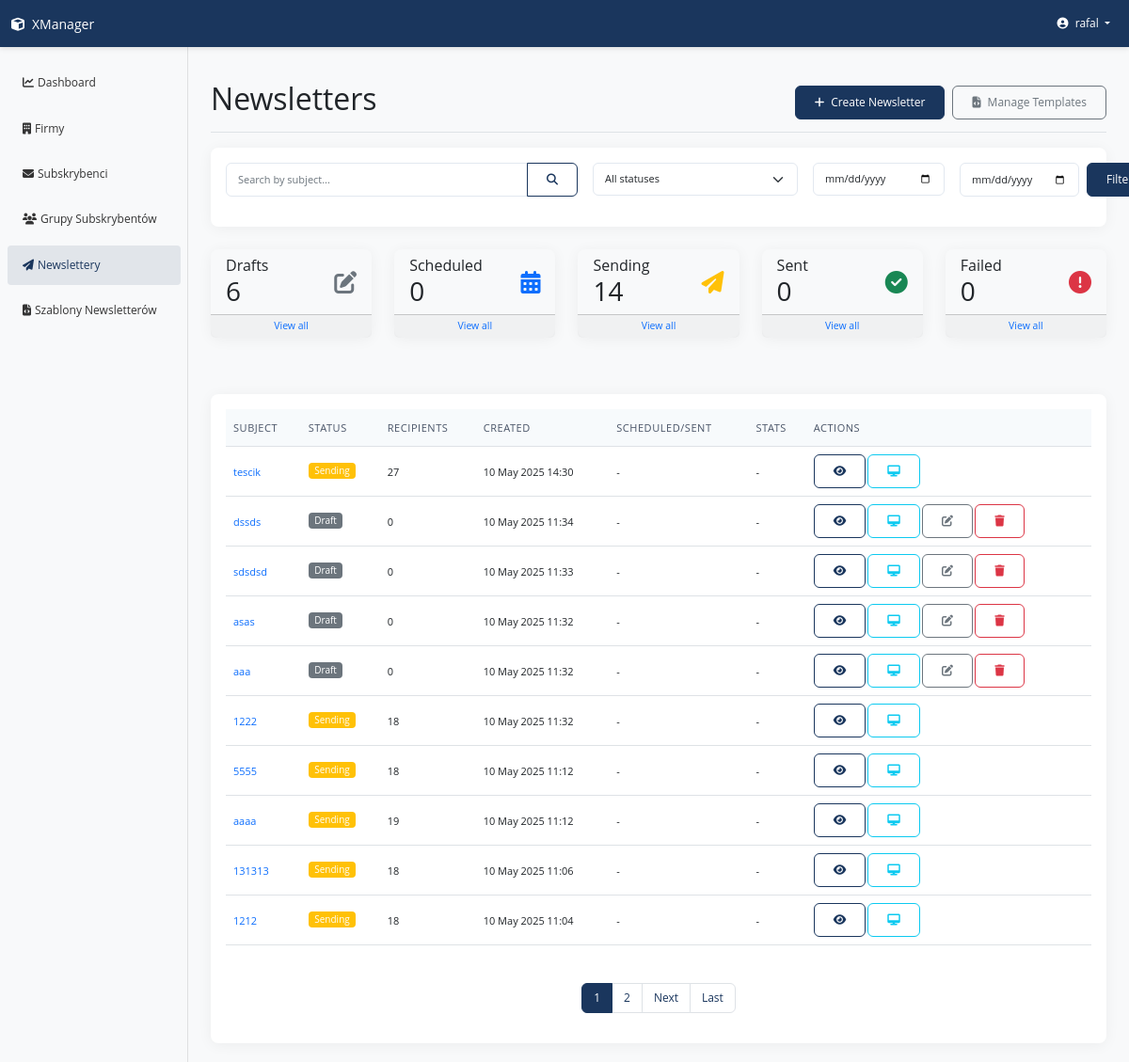
The page /newsletter/ (signed in) on the database its author committed.
### apps/newsletter/models.py (models this page shows, shortened)
class Newsletter(CoreModel):
    STATUS_CHOICES = (
        ('draft', 'Draft'),
        ('scheduled', 'Scheduled'),
        ('sending', 'Sending'),
        ('sent', 'Sent'),
        ('failed', 'Failed'),
    )
    subject = models.CharField(max_length=255, verbose_name="Subject")
    slug = models.SlugField(max_length=255, unique=True,
                            blank=True, verbose_name="Slug")
    content = models.TextField(verbose_name="Content")
    template = models.ForeignKey(
        NewsletterTemplate,
        on_delete=models.SET_NULL,
        null=True,
        blank=True,
        related_name="newsletters",
        verbose_name="Template"
    )
    status = models.CharField(
        max_length=20,
        choices=STATUS_CHOICES,
        default='draft',
        verbose_name="Status"
    )
    scheduled_date = models.DateTimeField(
        null=True,
        blank=True,
        verbose_name="Scheduled date"
    )
    sent_date = models.DateTimeField(
        null=True,
        blank=True,
        verbose_name="Sent date"
    )
    subscribers = models.ManyToManyField(
        Subscriber,
        blank=True,
        related_name="received_newsletters",
        verbose_name="Subscribers"
    )
    subscriber_groups = models.ManyToManyField(
        SubscriberGroup,
        blank=True,
        related_name="received_newsletters",
        verbose_name="Subscriber groups"
    )
    total_recipients = models.IntegerField(
        default=0, verbose_name="Total recipients")
    open_count = models.IntegerField(default=0, verbose_name="Open count")
    click_count = models.IntegerField(default=0, verbose_name="Click count")
    tracking_id = models.UUIDField(
        default=uuid.uuid4, editable=False, verbose_name="Tracking ID")
    class Meta:
        verbose_name = "Newsletter"
        verbose_name_plural = "Newsletters"
        ordering = ['-created_at']

### apps/newsletter/views.py (the view)
# urls.py: path('', views.NewsletterListView.as_view(), name='newsletter_list'),
class NewsletterListView(LoginRequiredMixin, ListView):
    model = Newsletter
    template_name = 'newsletter/newsletter_list.html'
    context_object_name = 'newsletters'
    paginate_by = 10
    def get_queryset(self):
        queryset = Newsletter.objects.all()
        subject = self.request.GET.get('subject', '')
        status = self.request.GET.get('status', '')
        date_from = self.request.GET.get('date_from', '')
        date_to = self.request.GET.get('date_to', '')
        if subject:
            queryset = queryset.filter(subject__icontains=subject)
        if status:
            queryset = queryset.filter(status=status)
        if date_from:
            queryset = queryset.filter(created_at__gte=date_from)
        if date_to:
            queryset = queryset.filter(created_at__lte=date_to)
        return queryset.order_by('-created_at')
    def get_context_data(self, **kwargs):
        context = super().get_context_data(**kwargs)
        context['filter_form'] = NewsletterFilterForm(self.request.GET or None)
        context['status_counts'] = {
            'draft': Newsletter.objects.filter(status='draft').count(),
            'scheduled': Newsletter.objects.filter(status='scheduled').count(),
            'sending': Newsletter.objects.filter(status='sending').count(),
            'sent': Newsletter.objects.filter(status='sent').count(),
            'failed': Newsletter.objects.filter(status='failed').count(),
        }
        return context

### templates/newsletter/newsletter_list.html (shortened to what this page needs)
{% extends "base.html" %}
{% load static %}
{% block page_title %}Newsletters{% endblock %}
{% block page_actions %}
    <a href="{% url 'newsletter:newsletter_create' %}" class="btn btn-primary">
        <i class="fas fa-plus me-1"></i> Create Newsletter
    </a>
    <a href="{% url 'newsletter:template_list' %}" class="btn btn-outline-secondary ms-2">
        <i class="fas fa-file-code me-1"></i> Manage Templates
    </a>
{% endblock %}
{% block content %}
    <div class="card mb-4">
        <div class="card-body">
            <form method="get" action="{% url 'newsletter:newsletter_list' %}" class="row g-3">
                <div class="col-md-5">
                    <div class="input-group">
                        <input type="text" class="form-control" name="subject" placeholder="Search by subject..."
                               value="{{ request.GET.subject|default:'' }}">
                        <button class="btn btn-outline-primary" type="submit">
                            <i class="fas fa-search"></i>
                        </button>
                    </div>
                </div>
                <div class="col-md-3">
                    <select name="status" class="form-select">
                        <option value="">All statuses</option>
                    </select>
                </div>
                <div class="col-md-2">
                    <input type="date" class="form-control" name="date_from" placeholder="From date"
                           value="{{ request.GET.date_from|default:'' }}">
                </div>
                <div class="col-md-2">
                    <div class="d-flex">
                        <input type="date" class="form-control" name="date_to" placeholder="To date"
                               value="{{ request.GET.date_to|default:'' }}">
                        <button type="submit" class="btn btn-primary ms-2">Filter</button>
                    </div>
                </div>
            </form>
        </div>
    </div>
    <div class="row mb-4">
        <div class="col">
            <div class="card bg-light">
                <div class="card-body py-2">
                    <div class="d-flex justify-content-between align-items-center">
                        <div>
                            <h6 class="mb-0">Drafts</h6>
                            <h3 class="mb-0">{{ status_counts.draft }}</h3>
                        </div>
                        <i class="fas fa-edit text-muted fa-2x"></i>
                    </div>
                </div>
                <div class="card-footer p-1">
                    <a href="?status=draft" class="small text-decoration-none d-block text-center">View all</a>
                </div>
            </div>
        </div>
        <div class="col">
            <div class="card bg-light">
                <div class="card-body py-2">
                    <div class="d-flex justify-content-between align-items-center">
                        <div>
                            <h6 class="mb-0">Scheduled</h6>
                            <h3 class="mb-0">{{ status_counts.scheduled }}</h3>
                        </div>
                        <i class="fas fa-calendar-alt text-primary fa-2x"></i>
                    </div>
                </div>
                <div class="card-footer p-1">
                    <a href="?status=scheduled" class="small text-decoration-none d-block text-center">View all</a>
                </div>
            </div>
        </div>
        <div class="col">
            <div class="card bg-light">
                <div class="card-body py-2">
                    <div class="d-flex justify-content-between align-items-center">
                        <div>
                            <h6 class="mb-0">Sending</h6>
                            <h3 class="mb-0">{{ status_counts.sending }}</h3>
                        </div>
                        <i class="fas fa-paper-plane text-warning fa-2x"></i>
                    </div>
                </div>
                <div class="card-footer p-1">
                    <a href="?status=sending" class="small text-decoration-none d-block text-center">View all</a>
                </div>
            </div>
        </div>
        <div class="col">
            <div class="card bg-light">
                <div class="card-body py-2">
                    <div class="d-flex justify-content-between align-items-center">
                        <div>
                            <h6 class="mb-0">Sent</h6>
                            <h3 class="mb-0">{{ status_counts.sent }}</h3>
                        </div>
                        <i class="fas fa-check-circle text-success fa-2x"></i>
                    </div>
                </div>
                <div class="card-footer p-1">
                    <a href="?status=sent" class="small text-decoration-none d-block text-center">View all</a>
                </div>
            </div>
        </div>
        <div class="col">
            <div class="card bg-light">
                <div class="card-body py-2">
                    <div class="d-flex justify-content-between align-items-center">
                        <div>
                            <h6 class="mb-0">Failed</h6>
                            <h3 class="mb-0">{{ status_counts.failed }}</h3>
                        </div>
                        <i class="fas fa-exclamation-circle text-danger fa-2x"></i>
                    </div>
                </div>
                <div class="card-footer p-1">
                    <a href="?status=failed" class="small text-decoration-none d-block text-center">View all</a>
                </div>
            </div>
        </div>
    </div>
    <div class="card">
        <div class="card-body">
            {% if newsletters %}
                <div class="table-responsive">
                    <table class="table table-hover">
                        <thead>
                            <tr>
                                <th>Subject</th>
                                <th>Status</th>
                                <th>Recipients</th>
                                <th>Created</th>
                                <th>Scheduled/Sent</th>
                                <th>Stats</th>
                                <th>Actions</th>
                            </tr>
                        </thead>
                        <tbody>
                            {% for newsletter in newsletters %}
                                <tr>
                                    <td>
                                        <a href="{% url 'newsletter:newsletter_detail' slug=newsletter.slug %}" class="text-decoration-none">
                                            {{ newsletter.subject }}
                                        </a>
                                    </td>
                                    <td>
                                        {% if newsletter.status == 'draft' %}
                                            <span class="badge bg-secondary">Draft</span>
                                        {% elif newsletter.status == 'scheduled' %}
                                            <span class="badge bg-primary">Scheduled</span>
                                        {% elif newsletter.status == 'sending' %}
                                            <span class="badge bg-warning">Sending</span>
                                        {% elif newsletter.status == 'sent' %}
                                            <span class="badge bg-success">Sent</span>
                                        {% elif newsletter.status == 'failed' %}
                                            <span class="badge bg-danger">Failed</span>
                                        {% endif %}
                                    </td>
                                    <td>{{ newsletter.total_recipients }}</td>
                                    <td>{{ newsletter.created_at|date:"d M Y H:i" }}</td>
                                    <td>
                                        {% if newsletter.status == 'scheduled' %}
                                            {{ newsletter.scheduled_date|date:"d M Y H:i" }}
                                        {% elif newsletter.status == 'sent' %}
                                            {{ newsletter.sent_date|date:"d M Y H:i" }}
                                        {% else %}
                                            -
                                        {% endif %}
                                    </td>
                                    <td>
                                        {% if newsletter.status == 'sent' %}
                                            <small>
                                                <i class="fas fa-eye"></i> {{ newsletter.open_count }}
                                                <i class="fas fa-mouse-pointer ms-2"></i> {{ newsletter.click_count }}
                                            </small>
                                        {% else %}
                                            -
                                        {% endif %}
                                    </td>
                                    <td>
                                        <div class="btn-group">
                                            <a href="{% url 'newsletter:newsletter_detail' slug=newsletter.slug %}" class="btn btn-sm btn-outline-primary" title="View">
                                                <i class="fas fa-eye"></i>
                                            </a>
                                            <a href="{% url 'newsletter:newsletter_preview' slug=newsletter.slug %}" class="btn btn-sm btn-outline-info" title="Preview" target="_blank">
                                                <i class="fas fa-desktop"></i>
                                            </a>
                                            {% if newsletter.status == 'draft' %}
                                                <a href="{% url 'newsletter:newsletter_update' slug=newsletter.slug %}" class="btn btn-sm btn-outline-secondary" title="Edit">
                                                    <i class="fas fa-edit"></i>
                                                </a>
                                                <a href="{% url 'newsletter:newsletter_delete' slug=newsletter.slug %}" class="btn btn-sm btn-outline-danger" title="Delete">
                                                    <i class="fas fa-trash"></i>
                                                </a>
                                            {% endif %}
                                        </div>
                                    </td>
                                </tr>
                            {% endfor %}
                        </tbody>
                    </table>
                </div>
                {% if is_paginated %}
                    <nav aria-label="Pagination" class="mt-4">
                        <ul class="pagination justify-content-center">
                            {% for num in paginator.page_range %}
                                {% if page_obj.number == num %}
                                    <li class="page-item active">
                                        <span class="page-link">{{ num }}</span>
                                    </li>
                                {% elif num > page_obj.number|add:'-3' and num < page_obj.number|add:'3' %}
                                    <li class="page-item">
                                        <a class="page-link" href="?page={{ num }}">{{ num }}</a>
                                    </li>
                                {% endif %}
                            {% endfor %}
                            {% if page_obj.has_next %}
                                <li class="page-item">
                                    <a class="page-link" href="?page={{ page_obj.next_page_number }}">Next</a>
                                </li>
                                <li class="page-item">
                                    <a class="page-link" href="?page={{ paginator.num_pages }}">Last</a>
                                </li>
                            {% endif %}
                        </ul>
                    </nav>
                {% endif %}
            {% endif %}
        </div>
    </div>
{% endblock %}

### templates/navbar.html (shortened to what this page needs)
    <nav class="navbar navbar-expand-lg navbar-dark bg-primary sticky-top">
        <div class="container-fluid">
            <a class="navbar-brand" href="{% url 'home' %}">
                <i class="fas fa-cube me-2"></i>XManager
            </a>
            <div class="collapse navbar-collapse" id="navbarNav">
                <ul class="navbar-nav">
                    <li class="nav-item dropdown">
                        <a class="nav-link dropdown-toggle" href="#" id="userDropdown" role="button" data-bs-toggle="dropdown" aria-expanded="false">
                            <i class="fas fa-user-circle me-1"></i> {{ request.user.username }}
                        </a>
                    </li>
                </ul>
            </div>
        </div>
    </nav>

### rows shown on the page
Newsletter: subject "tescik", status "Sending", total_recipients "27", created_at "10 May 2025 14:30"
Newsletter: subject "dssds", status "Draft", total_recipients "0", created_at "10 May 2025 11:34"
Newsletter: subject "sdsdsd", status "Draft", total_recipients "0", created_at "10 May 2025 11:33"
Newsletter: subject "asas", status "Draft", total_recipients "0", created_at "10 May 2025 11:32"
Newsletter: subject "aaa", status "Draft", total_recipients "0", created_at "10 May 2025 11:32"
Newsletter: subject "1222", status "Sending", total_recipients "18", created_at "10 May 2025 11:32"
Newsletter: subject "5555", status "Sending", total_recipients "18", created_at "10 May 2025 11:12"
Newsletter: subject "aaaa", status "Sending", total_recipients "19", created_at "10 May 2025 11:12"
Newsletter: subject "131313", status "Sending", total_recipients "18", created_at "10 May 2025 11:06"
Newsletter: subject "1212", status "Sending", total_recipients "18", created_at "10 May 2025 11:04"

### other values the page prints
{{ request.user.username }} "rafal"
{{ status_counts.draft }} "6"
{{ status_counts.scheduled }} "0"
{{ status_counts.sending }} "14"
{{ status_counts.sent }} "0"
{{ status_counts.failed }} "0"
{{ num }} "1"
{{ num }} "2"
